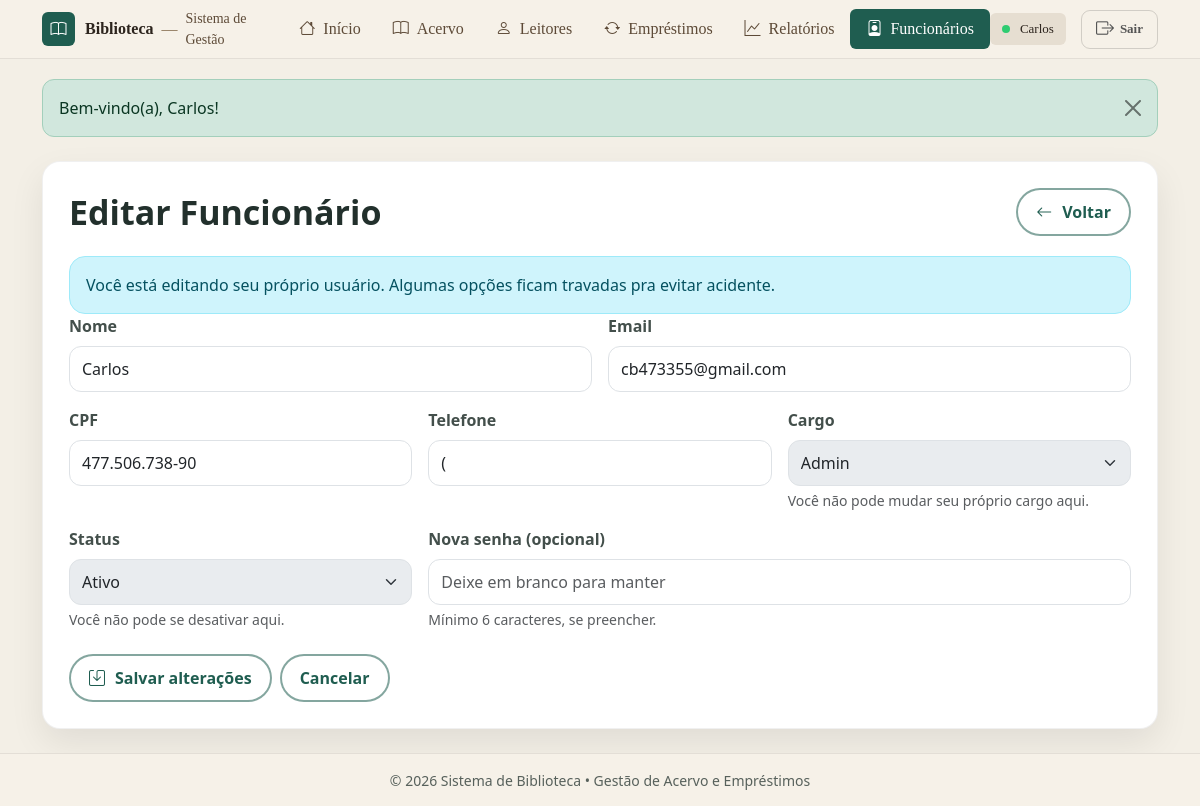
Page /funcionarios/editar.php?id=9 (signed in) on the committed database.
### tables this page shows
CREATE TABLE `funcionarios` (
  `id` int(11) NOT NULL,
  `nome` varchar(120) NOT NULL,
  `email` varchar(120) NOT NULL,
  `senha` varchar(255) NOT NULL,
  `cargo` enum('admin','funcionario') NOT NULL DEFAULT 'funcionario',
  `ativo` tinyint(1) NOT NULL DEFAULT 1,
  `criado_em` timestamp NOT NULL DEFAULT current_timestamp(),
  `cpf` varchar(11) DEFAULT NULL,
  `telefone` varchar(20) DEFAULT NULL,
  `email_verificado` tinyint(1) NOT NULL DEFAULT 0,
  `email_codigo_hash` varchar(64) DEFAULT NULL,
  `email_codigo_expira` datetime DEFAULT NULL
);

### funcionarios/editar.php (the view, shortened to what this page needs)
<?php
include("../conexao.php");
include("../includes/header.php");
$id = (int)($_GET["id"] ?? 0);
$stmt = mysqli_prepare($conn, "
  SELECT id, nome, email, cpf, telefone, cargo, ativo
  FROM funcionarios
  WHERE id = ?
  LIMIT 1
");
mysqli_stmt_bind_param($stmt, "i", $id);
mysqli_stmt_execute($stmt);
$f = mysqli_fetch_assoc(mysqli_stmt_get_result($stmt));
$meuId = (int)($_SESSION["auth"]["id"] ?? 0);
$editandoEu = ($meuId === (int)$f["id"]);
$cargo = strtoupper(trim($f["cargo"] ?? "BIBLIOTECARIO"));
$ativo = ((int)$f["ativo"] === 1);
?>
<div class="container my-4">
  <div class="page-card">
    <div class="page-card__head">
      <h2 class="page-card__title">Editar Funcionário</h2>
      <a class="btn btn-pill" href="listar.php">
        <i class="bi bi-arrow-left"></i>
        Voltar
      </a>
    </div>
    <?php if ($editandoEu): ?>
      <div class="alert alert-info" style="border-radius:16px;">
        Você está editando seu próprio usuário. Algumas opções ficam travadas pra evitar acidente.
      </div>
    <?php endif; ?>
    <form action="atualizar.php" method="post" autocomplete="off">
      <div class="row g-3">
        <div class="col-12 col-md-6">
          <label class="form-label">Nome</label>
          <input class="form-control" name="nome" required value="<?= htmlspecialchars($f["nome"] ?? "") ?>">
        </div>
        <div class="col-12 col-md-6">
          <label class="form-label">Email</label>
          <input class="form-control" type="email" name="email" required value="<?= htmlspecialchars($f["email"] ?? "") ?>">
        </div>
        <div class="col-12 col-md-4">
          <label class="form-label">CPF</label>
          <input class="form-control" name="cpf" id="cpf" maxlength="14"
                 placeholder="000.000.000-00" value="<?= htmlspecialchars($f["cpf"] ?? "") ?>">
        </div>
        <div class="col-12 col-md-4">
          <label class="form-label">Telefone</label>
          <input class="form-control" name="telefone" id="telefone" maxlength="15"
                 placeholder="(00) 00000-0000" value="<?= htmlspecialchars($f["telefone"] ?? "") ?>">
        </div>
        <div class="col-12 col-md-4">
          <label class="form-label">Cargo</label>
          <select class="form-select" name="cargo" <?= $editandoEu ? "disabled" : "" ?>>
            <option value="ADMIN" <?= $cargo === "ADMIN" ? "selected" : "" ?>>Admin</option>
          </select>
          <?php if ($editandoEu): ?>
            <div class="form-text">Você não pode mudar seu próprio cargo aqui.</div>
          <?php endif; ?>
        </div>
        <div class="col-12 col-md-4">
          <label class="form-label">Status</label>
          <select class="form-select" name="ativo" <?= $editandoEu ? "disabled" : "" ?>>
            <option value="1" <?= $ativo ? "selected" : "" ?>>Ativo</option>
          </select>
          <?php if ($editandoEu): ?>
            <div class="form-text">Você não pode se desativar aqui.</div>
          <?php endif; ?>
        </div>
        <div class="col-12 col-md-8">
          <label class="form-label">Nova senha (opcional)</label>
          <input class="form-control" type="password" name="nova_senha" placeholder="Deixe em branco para manter">
          <div class="form-text">Mínimo 6 caracteres, se preencher.</div>
        </div>
        <div class="col-12">
          <div class="d-flex gap-2 mt-2">
            <button class="btn btn-pill btn-success" type="submit">
              <i class="bi bi-save"></i> Salvar alterações
            </button>
            <a class="btn btn-pill btn-outline-secondary" href="listar.php">Cancelar</a>
          </div>
        </div>
      </div>
    </form>
  </div>
</div>
<?php include("../includes/footer.php"); ?>

### assets/css/base.css (style rules this page uses)
:root { --green: #1f5d50; --green-2: #17463d; --beige: #f3efe6; --gold: #c58a2a; --text: #22302c; --muted: #6c7a74; --shadow: 0 16px 34px rgba(0,0,0,.10); }
* { box-sizing: border-box; }
body.app-body { background: var(--beige); color: var(--text); min-height: 100vh; display: flex; flex-direction: column; }
.alert { max-width: 1200px; margin: 20px auto 0; border-radius: 12px; }

### assets/css/header.css (style rules this page uses)
:root { --green: #1f5d50; --gold: #d4af37; --muted: #6c757d; }

### assets/css/layout.css (style rules this page uses)
.page-card { background: #fff; border: 1px solid rgba(0,0,0,.06); border-radius: 18px; box-shadow: 0 14px 34px rgba(0,0,0,.08); padding: 26px; }
.page-card__head { display:flex; justify-content:space-between; align-items:center; gap: 16px; margin-bottom: 16px; flex-wrap: wrap; }
.page-card__title { margin: 0; font-size: 34px; font-weight: 800; color: var(--text); }

### assets/css/components.css (style rules this page uses)
.btn-pill { display: inline-flex; align-items: center; gap: 10px; padding: 10px 18px; border-radius: 999px; background: #fff; color: var(--green); border: 2px solid #1f5d508c; font-weight: 800; text-decoration: none; }

### assets/css/forms.css (style rules this page uses)
.form-control, .form-select { border-radius: 12px; padding: 10px 12px; }
.form-label { font-weight: 700; color: rgba(34,48,44,.85); }

### rows in the picture
funcionarios: nome "Carlos", email "cb473355@gmail.com", cpf "477.506.738-90", cargo "Admin", ativo "Ativo"

### other values in the picture
$_SESSION['auth']['nome'] "Carlos"
$msg "Bem-vindo(a), Carlos!"
